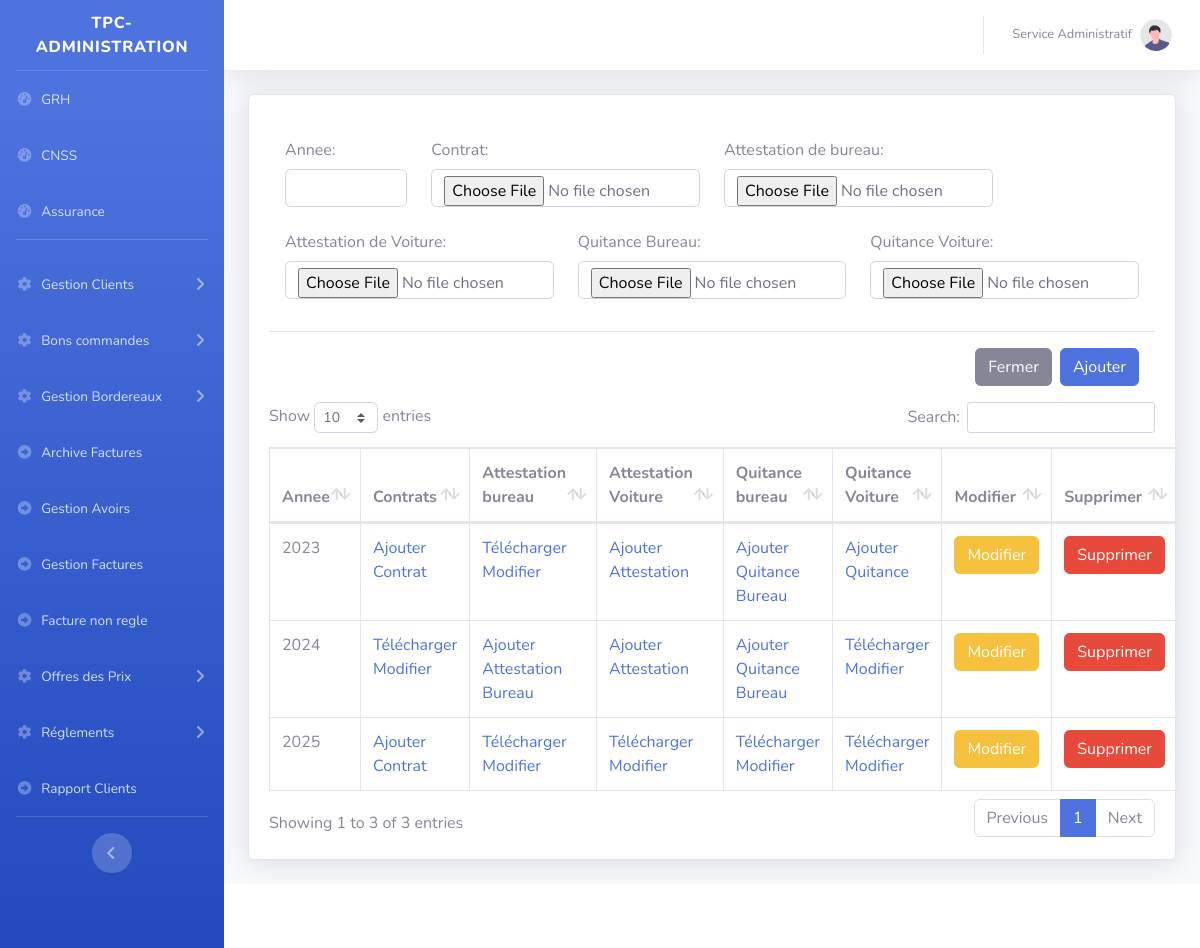
Screenshot of /main.php?Assurance with the database file from the repository.
### tables this page shows
CREATE TABLE `assurance` (
  `id_assurance` int(11) NOT NULL AUTO_INCREMENT,
  `contrat` varchar(250) DEFAULT NULL,
  `annee` int(11) DEFAULT NULL,
  `attestation_Bureau` varchar(250) DEFAULT NULL,
  `attestation_Voiture` varchar(250) DEFAULT NULL,
  `quitance_Bureau` varchar(250) DEFAULT NULL,
  `quitance_Voiture` varchar(250) DEFAULT NULL,
  PRIMARY KEY (`id_assurance`)
);

### class/connexion.db.php (called while the page is built)
<?php
function connexion(): PDO {
    $host = getenv('DB_HOST') ?: '127.0.0.1';
    $port = getenv('DB_PORT') ?: 3306;
    $db   = getenv('DB_NAME') ?: 'tpc';
    $user = getenv('DB_USER') ?: 'root';
    $pass = getenv('DB_PASSWORD') !== false ? getenv('DB_PASSWORD') : '';
    $dsn = "mysql:host=$host;port=$port;dbname=$db;charset=utf8mb4";
    $opts = [
        PDO::ATTR_ERRMODE            => PDO::ERRMODE_EXCEPTION,
        PDO::ATTR_DEFAULT_FETCH_MODE => PDO::FETCH_ASSOC,
        PDO::ATTR_EMULATE_PREPARES   => false,
    ];
    return new PDO($dsn, $user, $pass, $opts);
}

### class/Assurance.class.php (called while the page is built, shortened)
<?php
include_once 'connexion.db.php';
class Assurances{
	private $cnx;
	public function __construct(){$this->cnx=connexion();}
	public function Afficher(){
		$sql="SELECT * FROM assurance";
		$req=$this->cnx->query($sql);
		$resultat=$req->fetchAll();
		return $resultat;
	}
	}
$assurance=new Assurances();

### pages/assurance/assurance.php (the view, shortened to what this page needs)
<?php
include 'class/Assurance.class.php';
$getAssurance=$assurance->Afficher();
?>
    <div class="card shadow mb-4">
                          <div class="card-body">
					<form method="post"  enctype="multipart/form-data"  >
		  <div class="modal-body row">
			   <div class="mb-3  col-2">
				<label for="annee" class="col-form-label">Annee:</label>
				<input type="number"  value="<?=@$detail['annee']?>"   class="form-control" id="annee" name="annee"/>
			</div>
			<div class="mb-3  col-4">
				<label for="contrat" class="col-form-label">Contrat:</label>
				<input type="file"  class="form-control" id="contrat" name="contrat"/>
			</div>
			 <div class="mb-3 col-4">
				<label for="attestation_Bureau" class="col-form-label">Attestation de bureau:</label>
				<input type="file"  class="form-control" id="attestation_Bureau" name="attestation_Bureau"/>
			</div>
			<div class="mb-3 col-4">
				<label for="attestation_Voiture" class="col-form-label">Attestation de Voiture:</label>
				<input type="file"  class="form-control" id="attestation_Voiture" name="attestation_Voiture"/>
			</div>
			<div class="mb-3 col-4">
				<label for="quitance_Bureau" class="col-form-label">Quitance Bureau:</label>
				<input type="file"  class="form-control" id="quitance_Bureau" name="quitance_Bureau"/>
			</div>
			<div class="mb-3 col-4">
				<label for="quitance_Voiture" class="col-form-label">Quitance Voiture:</label>
				<input type="file"  class="form-control" id="quitance_Voiture" name="quitance_Voiture"/>
			</div>
			</div>
		  <div class="modal-footer">
			<button type="button" class="btn btn-secondary" data-bs-dismiss="modal">Fermer</button>
			<?php if(!isset($_GET['Modifier'])){?>
			<button type="submit" class="btn btn-primary" name="btnSubmitAjout" >Ajouter</button>
			<?php } else {?>
			<button type="submit" class="btn btn-primary" name="btnSubmitModifier" >Modifier</button>
			<?php } ?>
		  </div>
		  </form>
	 <table class="table table-bordered" id="dataTable" width="100%" cellspacing="0">
	  <thead>
             <tr>
				<th >Annee</th><th >Contrats</th><th >Attestation bureau </th><th >Attestation Voiture</th><th >Quitance bureau </th><th >Quitance Voiture </th><th >Modifier</th>
				<th>Supprimer</th>
				</tr>
		</thead>
		<tbody>
		<?php if(!empty($getAssurance)){
			foreach($getAssurance as $key){
		  ?>
		<tr>
			 <td >
				<?=$key['annee']?>
				</td>
				<td >
				<?php if(empty($key['contrat'])){?>
				<a href="#" data-toggle="modal" data-target="#ModifierContrat<?=$key['id_assurance']?>">Ajouter Contrat</a>
				<?php } else {?>
				<a href="./pages/assurance/Contrats/<?=$key['contrat']?>">Télécharger</a><br>
				<a href="#" data-toggle="modal" data-target="#ModifierContrat<?=$key['id_assurance']?>">
				Modifier</a>
				<?php }?>
				</td>
				<td>
				<?php if(empty($key['attestation_Bureau'])){?>
				<a href="#" data-toggle="modal" data-target="#ModifierAttestationBureau<?=$key['id_assurance']?>">Ajouter Attestation Bureau</a>
				<?php } else {?>
				<a href="./pages/assurance/AttestationsBureau/<?=$key['attestation_Bureau']?>">Télécharger</a><br>
				<a href="#" data-toggle="modal" data-target="#ModifierAttestationBureau<?=$key['id_assurance']?>">
				Modifier</a>
				<?php }?>
				</td>
				<td>
				<?php if(empty($key['attestation_Voiture'])){?>
				<a href="#" data-toggle="modal" data-target="#ModifierAttestationVoiture<?=$key['id_assurance']?>">Ajouter Attestation</a>
				<?php } else {?>
				<a href="./pages/assurance/AttestationsVoiture/<?=$key['attestation_Voiture']?>">Télécharger</a><br>
				<a href="#" data-toggle="modal" data-target="#ModifierAttestationVoiture<?=$key['id_assurance']?>">
				Modifier</a>
				<?php }?>
				</td>
				<td>
				<?php if(empty($key['quitance_Bureau'])){?>
				<a href="#" data-toggle="modal" data-target="#ModifierQuitanceBureau<?=$key['id_assurance']?>">Ajouter Quitance Bureau</a>
				<?php } else {?>
				<a href="./pages/assurance/QuitanceBureau/<?=$key['quitance_Bureau']?>">Télécharger</a><br>
				<a href="#" data-toggle="modal" data-target="#ModifierQuitanceBureau<?=$key['id_assurance']?>">
				Modifier</a>
				<?php }?>
				</td>
				<td>
				<?php if(empty($key['quitance_Voiture'])){?>
				<a href="#" data-toggle="modal" data-target="#ModifierQuitanceVoiture<?=$key['id_assurance']?>">Ajouter Quitance</a>
				<?php } else {?>
				<a href="./pages/assurance/QuitanceVoiture/<?=$key['quitance_Voiture']?>">Télécharger</a><br>
				<a href="#" data-toggle="modal" data-target="#ModifierQuitanceVoiture<?=$key['id_assurance']?>">
				Modifier</a>
				<?php }?>
				</td>
				<td>
				<a href="?Assurance&Modifier=<?=$key['id_assurance']?>" class="btn btn-warning">Modifier </a></td>
				<td><a href="?Assurance&delete=<?=$key['id_assurance']?>" class="btn btn-danger">Supprimer </a></td>
				</tr>
		<?php }} ?>
		</tbody>
	 </table>
						  </div>
                    </div>

### rows the page displays
assurance: annee "2023"
assurance: annee "2024"
assurance: annee "2025"
